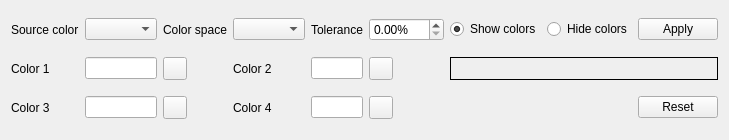
<?xml version="1.0" encoding="UTF-8"?>
<ui version="4.0">
 <class>toolbar_colorimetricFilter</class>
 <widget class="QWidget" name="toolbar_colorimetricFilter">
  <property name="geometry">
   <rect>
    <x>0</x>
    <y>0</y>
    <width>640</width>
    <height>140</height>
   </rect>
  </property>
  <property name="windowTitle">
   <string>Form</string>
  </property>
  <layout class="QGridLayout" name="gridLayout">
   <property name="topMargin">
    <number>6</number>
   </property>
   <property name="bottomMargin">
    <number>6</number>
   </property>
   <property name="verticalSpacing">
    <number>4</number>
   </property>
   <item row="0" column="0">
    <widget class="QLabel" name="label_sourceColor">
     <property name="text">
      <string>Source color</string>
     </property>
    </widget>
   </item>
   <item row="0" column="1">
    <widget class="QComboBox" name="combo_sourceColor"/>
   </item>
   <item row="0" column="2">
    <widget class="QLabel" name="label_colorSpace">
     <property name="text">
      <string>Color space</string>
     </property>
    </widget>
   </item>
   <item row="0" column="3">
    <widget class="QComboBox" name="combo_colorSpace"/>
   </item>
   <item row="0" column="4">
    <widget class="QLabel" name="label_tolerance">
     <property name="text">
      <string>Tolerance</string>
     </property>
    </widget>
   </item>
   <item row="0" column="5">
    <widget class="QDoubleSpinBox" name="spin_tolerance">
     <property name="suffix">
      <string>%</string>
     </property>
     <property name="maximum">
      <double>100.000000000000000</double>
     </property>
     <property name="singleStep">
      <double>1.000000000000000</double>
     </property>
    </widget>
   </item>
   <item row="0" column="6">
    <widget class="QRadioButton" name="radio_show">
     <property name="text">
      <string>Show colors</string>
     </property>
     <property name="checked">
      <bool>true</bool>
     </property>
    </widget>
   </item>
   <item row="0" column="7">
    <widget class="QRadioButton" name="radio_hide">
     <property name="text">
      <string>Hide colors</string>
     </property>
    </widget>
   </item>
   <item row="0" column="8">
    <widget class="QPushButton" name="button_apply">
     <property name="text">
      <string>Apply</string>
     </property>
    </widget>
   </item>
   <item row="1" column="0">
    <widget class="QLabel" name="label_color1">
     <property name="text">
      <string>Color 1</string>
     </property>
    </widget>
   </item>
   <item row="1" column="1">
    <widget class="QLineEdit" name="lineEdit_color1"/>
   </item>
   <item row="1" column="2">
    <widget class="QToolButton" name="button_pickColor1">
     <property name="icon">
      <iconset resource="../../../openscantools.qrc">
       <normaloff>:/icons/100x100/icons8-color-wheel-30.png</normaloff>:/icons/100x100/icons8-color-wheel-30.png</iconset>
     </property>
    </widget>
   </item>
   <item row="1" column="3">
    <widget class="QLabel" name="label_color2">
     <property name="text">
      <string>Color 2</string>
     </property>
    </widget>
   </item>
   <item row="1" column="4">
    <widget class="QLineEdit" name="lineEdit_color2"/>
   </item>
   <item row="1" column="5">
    <widget class="QToolButton" name="button_pickColor2">
     <property name="icon">
      <iconset resource="../../../openscantools.qrc">
       <normaloff>:/icons/100x100/icons8-color-wheel-30.png</normaloff>:/icons/100x100/icons8-color-wheel-30.png</iconset>
     </property>
    </widget>
   </item>
   <item row="1" column="6" colspan="3">
    <widget class="QLabel" name="label_preview">
     <property name="minimumSize">
      <size>
       <width>120</width>
       <height>12</height>
      </size>
     </property>
     <property name="frameShape">
      <enum>QFrame::Box</enum>
     </property>
     <property name="text">
      <string/>
     </property>
    </widget>
   </item>
   <item row="2" column="0">
    <widget class="QLabel" name="label_color3">
     <property name="text">
      <string>Color 3</string>
     </property>
    </widget>
   </item>
   <item row="2" column="1">
    <widget class="QLineEdit" name="lineEdit_color3"/>
   </item>
   <item row="2" column="2">
    <widget class="QToolButton" name="button_pickColor3">
     <property name="icon">
      <iconset resource="../../../openscantools.qrc">
       <normaloff>:/icons/100x100/icons8-color-wheel-30.png</normaloff>:/icons/100x100/icons8-color-wheel-30.png</iconset>
     </property>
    </widget>
   </item>
   <item row="2" column="3">
    <widget class="QLabel" name="label_color4">
     <property name="text">
      <string>Color 4</string>
     </property>
    </widget>
   </item>
   <item row="2" column="4">
    <widget class="QLineEdit" name="lineEdit_color4"/>
   </item>
   <item row="2" column="5">
    <widget class="QToolButton" name="button_pickColor4">
     <property name="icon">
      <iconset resource="../../../openscantools.qrc">
       <normaloff>:/icons/100x100/icons8-color-wheel-30.png</normaloff>:/icons/100x100/icons8-color-wheel-30.png</iconset>
     </property>
    </widget>
   </item>
   <item row="2" column="8">
    <widget class="QPushButton" name="button_reset">
     <property name="text">
      <string>Reset</string>
     </property>
    </widget>
   </item>
  </layout>
 </widget>
 <resources>
  <include location="../../../openscantools.qrc"/>
 </resources>
 <connections/>
</ui>
